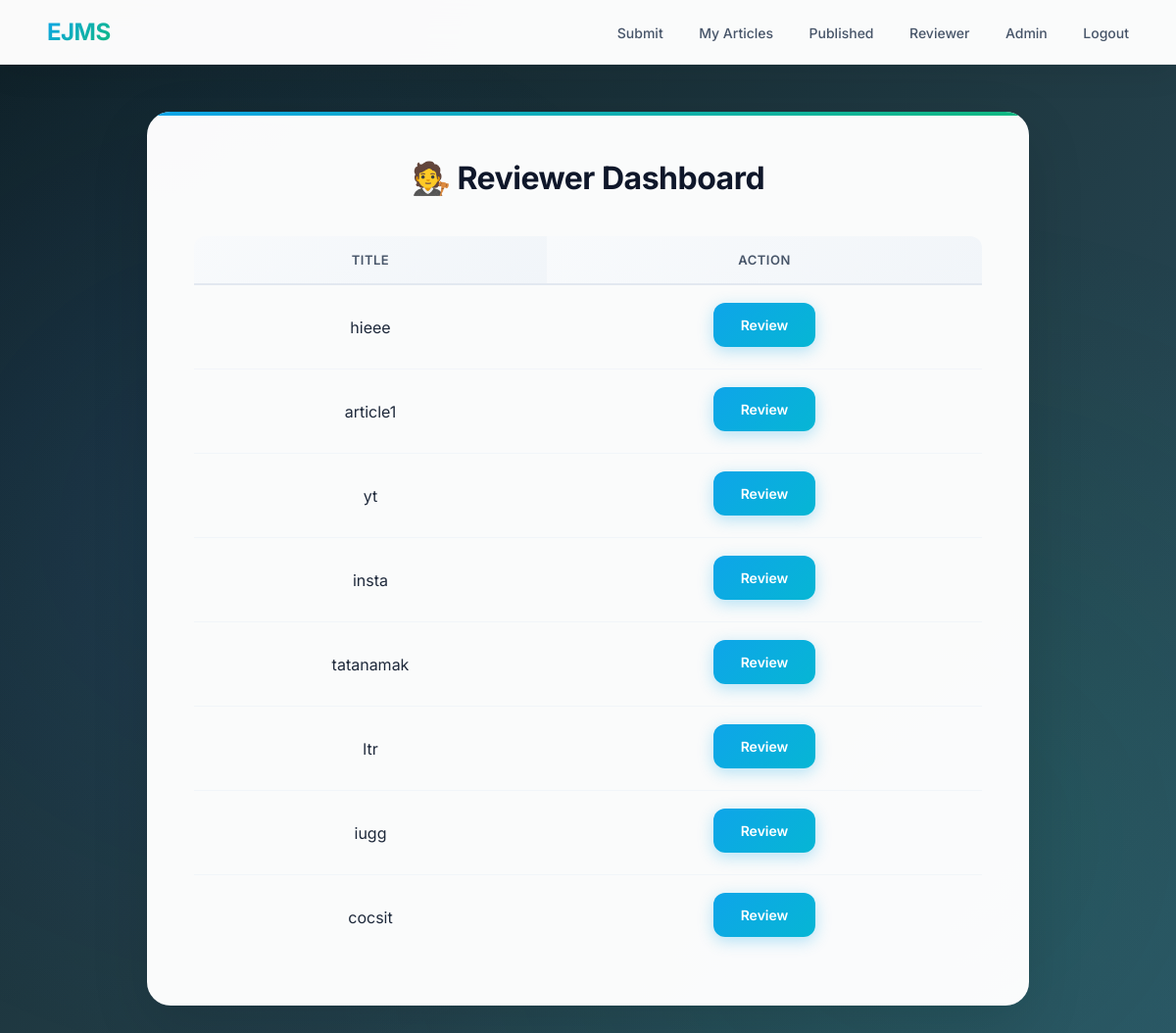
The page /reviews/dashboard/ (signed in) on the database its author committed.
### articles/models.py (models this page shows, shortened)
class Article(models.Model):
    STATUS_CHOICES = (
        ('PENDING', 'Pending'),
        ('REVIEW', 'Under Review'),
        ('ACCEPTED', 'Accepted'),
        ('REJECTED', 'Rejected'),
        ('PUBLISHED', 'Published'),
    )
    title = models.CharField(max_length=200)
    pdf = models.FileField(upload_to='articles/')
    author = models.ForeignKey(User, on_delete=models.CASCADE)
    status = models.CharField(
        max_length=20,
        choices=STATUS_CHOICES,
        default='PENDING'
    )
    submitted_on = models.DateTimeField(auto_now_add=True)

### reviews/views.py (the view)
# urls.py: path('dashboard/', views.reviewer_dashboard, name='reviewer_dashboard'),
@login_required
@staff_member_required
def reviewer_dashboard(request):
    reviewed_ids = Review.objects.filter(
        reviewer=request.user
    ).values_list('article_id', flat=True)
    articles = Article.objects.exclude(id__in=reviewed_ids)
    return render(
        request,
        'reviews/reviewer_dashboard.html',
        {'articles': articles}
    )

### templates/reviews/reviewer_dashboard.html
{% extends 'base.html' %}
{% block content %}
<div class="card">
    <h2>🧑‍⚖️ Reviewer Dashboard</h2>
    {% if articles %}
    <table>
        <tr>
            <th>Title</th>
            <th>Action</th>
        </tr>
        {% for article in articles %}
        <tr>
            <td>{{ article.title }}</td>
            <td>
                <a class="btn" href="/reviews/submit/{{ article.id }}/">
                    Review
                </a>
            </td>
        </tr>
        {% endfor %}
    </table>
    {% else %}
        <p style="text-align:center;color:#777;">No articles waiting for review.</p>
    {% endif %}
</div>
{% endblock %}

### templates/base.html (style rules this page uses)
* { font-family: 'Inter', sans-serif; box-sizing: border-box; }
body { margin: 0; min-height: 100vh; background: linear-gradient(135deg, #0f2027 0%, #203a43 50%, #2c5364 100%); color: #1a1a1a; position: relative; }
body::before { content: ''; position: fixed; width: 100%; height: 100%; background-image: radial-gradient(circle at 20% 50%, rgba(59, 130, 246, 0.1) 0%, transparent 50%), radial-gradient(circle at 80% 80%, rgba(16, 185, 129, 0.1) 0%, transparent 50%); pointer-events: none; }
.card { width: 100%; max-width: 900px; background: rgba(255, 255, 255, 0.98); color: #1e293b; padding: 48px; border-radius: 24px; box-shadow: 0 20px 60px rgba(0, 0, 0, 0.12), 0 0 0 1px rgba(255, 255, 255, 0.1) inset; animation: scaleIn 0.7s cubic-bezier(0.4, 0, 0.2, 1); position: relative; overflow: hidden; }
.card::before { content: ''; position: absolute; top: 0; left: 0; right: 0; height: 4px; background: linear-gradient(90deg, #0ea5e9, #10b981, #06b6d4); background-size: 200% 100%; animation: shimmer 3s linear infinite; }
h2 { text-align: center; margin: 0 0 40px 0; color: #0f172a; font-size: 32px; font-weight: 700; letter-spacing: -0.5px; }
table { width: 100%; border-collapse: separate; border-spacing: 0; overflow: hidden; border-radius: 12px; }
th { background: linear-gradient(135deg, #f8fafc, #f1f5f9); padding: 16px; text-align: center; font-weight: 600; font-size: 13px; text-transform: uppercase; letter-spacing: 0.5px; color: #475569; border-bottom: 2px solid #e2e8f0; }
td { padding: 18px 16px; text-align: center; border-bottom: 1px solid #f1f5f9; transition: all 0.2s ease; }
tr { transition: all 0.3s cubic-bezier(0.4, 0, 0.2, 1); }
tr:last-child td { border-bottom: none; }
.btn { padding: 14px 28px; border-radius: 12px; background: linear-gradient(135deg, #0ea5e9, #06b6d4); color: white; text-decoration: none; font-weight: 600; font-size: 14px; display: inline-block; transition: all 0.3s cubic-bezier(0.4, 0, 0.2, 1); border: none; cursor: pointer; box-shadow: 0 4px 16px rgba(14, 165, 233, 0.3); position: relative; overflow: hidden; }
.btn::before { content: ''; position: absolute; top: 0; left: -100%; width: 100%; height: 100%; background: linear-gradient(90deg, transparent, rgba(255,255,255,0.3), transparent); transition: left 0.5s ease; }

### rows shown on the page
Article: title "hieee"
Article: title "article1"
Article: title "yt"
Article: title "insta"
Article: title "tatanamak"
Article: title "ltr"
Article: title "iugg"
Article: title "cocsit"
